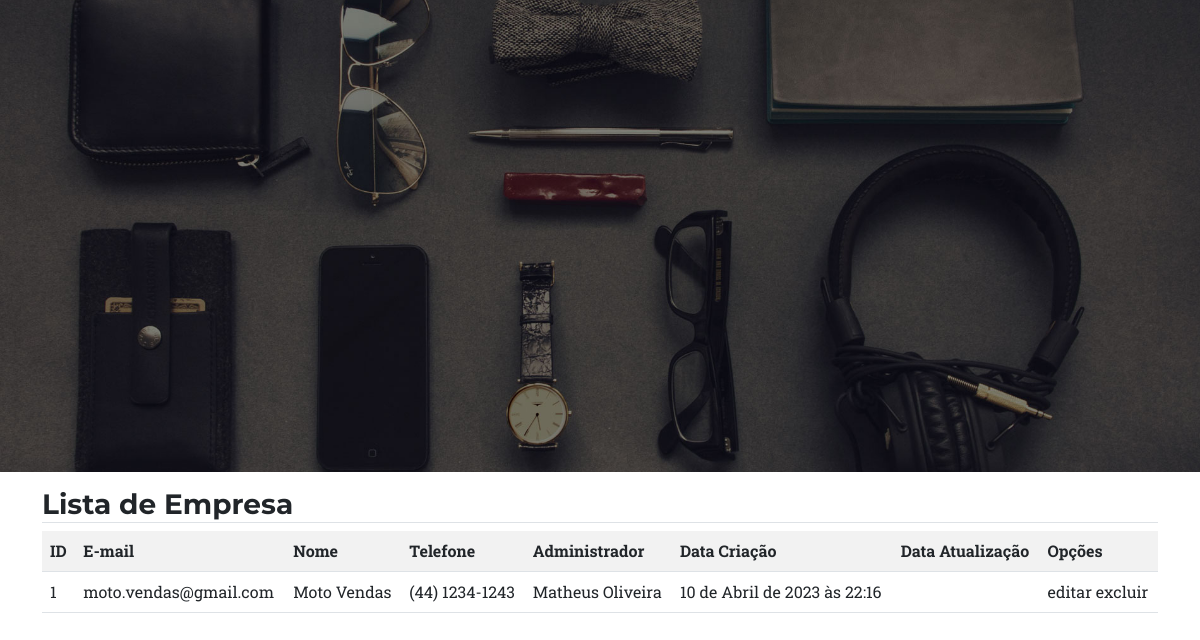
Screenshot of /listar/empresa/ with the database file from the repository.
### cadastros/models.py (models this page shows, shortened)
class Empresa(models.Model):
    nome = models.CharField(max_length=50)
    email = models.EmailField(max_length=50,
                              unique=True)
    telefone = models.CharField(max_length=15,
                                unique=True,
                                help_text="(XX)XXXXX-XXXX")
    documento = models.CharField(max_length=18,
                                 unique=True,
                                 help_text="Insira seu CNPJ")
    administrador = models.ForeignKey(Administrador, on_delete=models.PROTECT)
    dataCriacao = models.DateTimeField(auto_now_add=True)
    dataAtualizacao = models.DateTimeField(auto_now=True)

class Administrador(models.Model):
    nome = models.CharField(max_length=50)
    email = models.EmailField(max_length=50,
                              unique=True)
    telefone = models.CharField(max_length=15,
                                unique=True,
                                help_text="(XX)XXXXX-XXXX")
    dataNascimento = models.DateField(verbose_name="Data de Nascimento")
    documento = models.CharField(max_length=14,
                                 unique=True,
                                 help_text="Insira seu CPF")
    senha = models.CharField(max_length=50)
    dataCriacao = models.DateTimeField(auto_now_add=True)
    dataAtualizacao = models.DateTimeField(auto_now=True)

### cadastros/views.py (the view)
# urls.py: path("listar/empresa/", EmpresaList.as_view(), name="listar-empresa"),
class EmpresaList(ListView):
    model = Empresa
    template_name = "cadastros/empresa_list.html"

### cadastros/templates/cadastros/empresa_list.html (shortened to what this page needs)
{% extends "paginas/modelo.html" %}
{% load static %}
{% load crispy_forms_tags %}
{% block conteudo %}
<form action="" method="post">
    <div class="container">
        <h3 class="mt-3 border-bottom">Lista de Empresa</h3>
        <table class="table table-striped">
            <tr>
                <th>ID</th>
                <th>E-mail</th>
                <th>Nome</th>
                <th>Telefone</th>
                <th>Administrador</th>
                <th>Data Criação</th>
                <th>Data Atualização</th>
                <th>Opções</th>
            </tr>
            {% for obejct in object_list %}
            <tr>
                <td>{{obejct.pk}}</td>
                <td>{{obejct.email}}</td>
                <td>{{obejct.nome}}</td>
                <td>{{obejct.telefone}}</td>
                <td>{{obejct.administrador.nome}}</td>
                <td>{{obejct.dataCriacao}}</td>
                <td>{{obejct.dataAtulizacao}}</td>
                <td>
                    editar excluir
                </td>
            </tr>
            {% empty %}
            <tr>
                <td colspan="3">Nenhuma empresa cadastrada!</td>
            </tr>
            {% endfor %}
        </table>
        <br>
        <br>
    </div>
</form>
{% endblock %}

### rows the page displays
Empresa: pk "1", email "moto.vendas@gmail.com", nome "Moto Vendas", telefone "(44) 1234-1243", administrador.nome "Matheus Oliveira", dataCriacao "10 de Abril de 2023 às 22:16"
